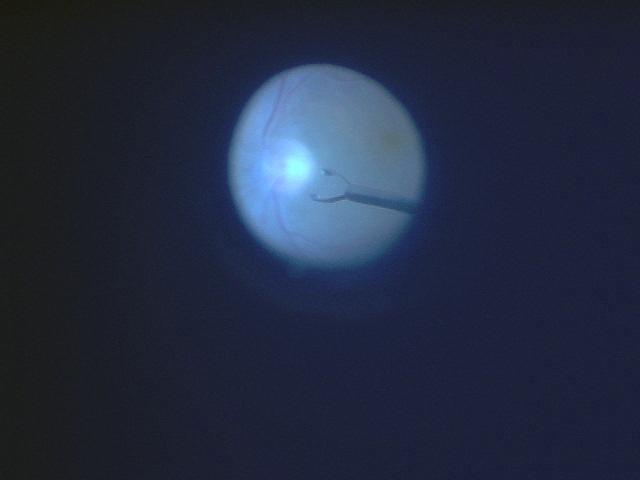
#> input picture project_data/a/000224.png, 640 x 480 px, given as the content of the folder project_data/b/, which was not available
$ python hw4_group.py   (older library calls are emulated)
#> lines starting #> are read from the running program, lines starting #| are printed output that depends on the picture; pictures that were not available may be replaced by others from this repository, and a replacement may not be noted
### toolsHW4.py
"""
Contains functions that are mainly used in all exercises of HW2
"""

# Imports
import numpy as np
import matplotlib.pyplot as plt
plt.rcParams['image.cmap'] = 'gray'
import time
from scipy.misc import imresize
from scipy.signal import convolve2d
import scipy.signal as signal
from itertools import chain
from skimage import feature, color
import os
import sys
from skimage.feature import match_template

################
# Load images from Folder
################

# [13 lines left out: functions load_images_from_folder, imagespaths_from_folder, not called in this run]

def imagesfilename_from_folder(folder):
    filenames = []
    for filename in os.listdir(folder):
        if filename != ".DS_Store":
            filenames.append(filename)
    return filenames

def min_max_eye(edge_map):
    indices_nonzero = edge_map.nonzero()

    xMin = indices_nonzero[0].min()
    xMax = indices_nonzero[0].max()
    yMin = indices_nonzero[1].min()
    yMax = indices_nonzero[1].max()

    return xMin, xMax, yMin, yMax

#####################################
# Find dominant color channel
#####################################
def find_dominant_channel(img):
    # find out which color channel is dominant
    # check for each channel if its mean is higher than the mean before
    om = 0
    for i in range(np.shape(img)[2]):
        nm = np.mean(img[:, :, i])
        if nm > om:
            om = nm
    return((i, om))


##############################################################################
#                        Functions to complete                               #
##############################################################################

################
# EXERCISE 1.1 #
################


# [80 lines left out: functions edge_map, fit_line, not called in this run]


################
# EXERCISE 1.3 #
################

def quadrat(x):
    return x ** 2

# [32 lines left out: function point_to_line_dist, not called in this run]


def detecingEyeCenterAndSize(image, threshold = 0.4): # edges,
    # detecing eyeCenter and size
    calcimage = image.copy()
    calcimage[calcimage < threshold] = 0

    xMin, xMax, yMin, yMax = min_max_eye(calcimage)
    xEyeCenter, yEyeCenter = None, None

    yEyeCenter = int((xMax + xMin) / 2)
    xEyeCenter = int((yMax + yMin) / 2)

    if (xMax - xMin) > (yMax - yMin):
        xEyeSize = int((xMax - xMin) / 2)
    else:
        xEyeSize = int((yMax - yMin) / 2)

    #edgesAroundEye = edges[xMin:xMax, yMin:yMax]

    #edge_pts = np.array(np.nonzero(edgesAroundEye), dtype=float).T
    # edge_pts_xy = edge_pts[:, ::-1]
    # edge_pts, edge_pts_xy,
    return  xEyeCenter, yEyeCenter, xEyeSize


# [206 lines left out: functions performRANSAC, mirrorTextureAt45Degree, rotateTexture90, rotateTexture180, rotateAndSumTexture, match_texture_patch and 1 more, not called in this run]

### toolsHW2.py
"""
Contains functions that are mainly used in all exercises of HW2
"""

# Imports
import numpy as np
import matplotlib.pyplot as plt
plt.rcParams['image.cmap'] = 'gray'
import time
from scipy.misc import imresize
from scipy.signal import convolve2d

def gauss1d(sigma, filter_length=10):
    # INPUTS
    # @ sigma         : standard deviation of gaussian distribution
    # @ filter_length : integer denoting the filter length, default is 10
    # OUTPUTS
    # @ gauss_filter  : 1D gaussian filter

    # if filter_length is even add one
    filter_length += ~filter_length % 2
    x = np.linspace(np.int(-filter_length/2),np.int(filter_length/2), filter_length)

    gauss_filter = np.exp(- (x ** 2) / (2 * (sigma ** 2)))

    gauss_filter = gauss_filter / np.sum(gauss_filter)
    return gauss_filter

def gauss2d(sigma, filter_size=10):
    # INPUTS
    # @ sigma           : standard deviation of gaussian distribution
    # @ filter_size     : integer denoting the filter size, default is 10
    # OUTPUTS
    # @ gauss2d_filter  : 2D gaussian filter

    # create a 1D gaussian filter
    gauss1d_filter = gauss1d(sigma, filter_size)[np.newaxis, :]
    # convolve it with its transpose

    gauss2d_filter = convolve2d(gauss1d_filter, np.transpose(gauss1d_filter))
#    gauss2d_filter = myconv2(gauss1d_filter, np.transpose(gauss1d_filter))
    return gauss2d_filter


# [57 lines left out: functions myconv, myconv2, not called in this run]

def gconv(image, sigma, filter_size, mode='full'):
    # Function that filters an image with a Gaussian filter
    # INPUTS
    # @ image         : 2D image
    # @ sigma         : the standard deviation of gaussian distribution
    # @ size          : the size of the filter
    # OUTPUTS
    # @ img_filtered  : filtered image with gaussian filter

    # Create 2D Gaussian filter
    gauss2d_filter = gauss2d(sigma, filter_size = filter_size)
    # Filter the image
    img_filtered = convolve2d(image, gauss2d_filter, mode= mode)
    # img_filtered   = myconv2(image, gauss2d_filter)

    return img_filtered

def DoG(img, sigma_1, sigma_2, filter_size, mode='full'):
    # Function that creates Difference of Gaussians (DoG) for given standard
    # deviations and filter size
    # INPUTS
    # @ img
    # @ img           : 2D image (MxN)
    # @ sigma_1       : standard deviation of of the first Gaussian distribution
    # @ sigma_2       : standard deviation of the second Gaussian distribution
    # @ filter_size   : the size of the filters
    # OUTPUTS
    # @ dog           : Difference of Gaussians of size
    #                   (M+filter_size-1)x(N_filter_size-1)

    img_f1 = gconv(img, sigma_1, filter_size, mode= mode)
    img_f2 = gconv(img, sigma_2, filter_size, mode= mode)
    dog = img_f1 - img_f2

    return dog

# [55 lines left out: functions blur_and_downsample, generate_gaussian_pyramid, not called in this run]

### hw4_group.py
# import sys
import matplotlib
matplotlib.rcParams['image.cmap'] = 'gray'
matplotlib.rcParams['image.interpolation'] = 'nearest'
import matplotlib.pyplot as plt
import matplotlib.patches as patches
import numpy as np
# from skimage import feature, color
from scipy.signal import convolve2d
import datetime
import time
from PIL import Image
import csv
import cv2
from toolsHW2 import *
from toolsHW4 import *
from skimage.feature import match_template

##############################################################################
#                           Main script starts here                          #
##############################################################################


# ##################
# Select the Dataset to Calculate 1:Dataset a  0:Dataset b
# ##################
# dataset = 1
for dataset in range(2):
    # ##################
    # Store the Detected Eye in an Image 1:Yes 0:No
    # ##################
    saveEyeTexture = 1

    if dataset == 1:
        folder = 'project_data/a/'
        folderEye = 'project_data/a_eye/'
        newfolder = 'solution_a/'
        solutionFilefolder = ''
        solutionFileName = 'solution_a'
        xFirstSolution, yFirstSolution = 348, 191
        eye_detect_threshold = 0.4
        use_DoG = 1
        use_sharpener = 1
        use_contrast_correction = 1
        use_gaussfilter_around_solution = 1
    else:
        folder = 'project_data/b/'
        folderEye = 'project_data/b_eye/'
        newfolder = 'solution_b/'
        solutionFilefolder = ''
        solutionFileName = 'solution_b'
        xFirstSolution, yFirstSolution = 439, 272
        eye_detect_threshold = 0.2
        use_DoG = 1
        use_sharpener = 1
        use_contrast_correction = 1
        use_gaussfilter_around_solution = 1

    os.makedirs(folderEye, exist_ok=True)
    os.makedirs(newfolder, exist_ok=True)

    xySolutions = []
    corrNew = []

    model_m, model_c = None, None
    ransac_iterations = 100
    ransac_threshold = 2
    n_samples = 2

    ratio = 0
    i = -4

    previous_m, previous_c = 0, 0
    xEyeCenter, yEyeCenter, xEyeSize = xFirstSolution,yFirstSolution,0
    previous_xEyeCenter, previous_yEyeCenter, previous_xEyeSize = xEyeCenter, yEyeCenter, xEyeSize
    first_xEyeSize = None

    eye_texture_origImg = None
    eye_texture_img = None
    previous_eye_texture_img = None
    previous_texture_img = None
    texture_patch = None
    previous_texture_patch = None
    previous_texture_patch_gen2 = None
    previous_texture_patch_gen3 = None
    first_texture_patch  = None
    corrdinateChange = tuple((0,0))
    locNew = tuple((1,1))
    locFirst = tuple((1,1))
    locGen1 = tuple((1,1))
    locGen2 = tuple((1,1))
    locGen3 = tuple((1,1))
    averageLoc = tuple((1,1))
    solutionInEye = tuple((1,1))

    sigma_1 = 1
    sigma_2 = 3
    filter_size = 30

    dominant_channel = 0

    xSolution, ySolution = xFirstSolution , yFirstSolution
    previous_xSolution, previous_ySolution = xFirstSolution, yFirstSolution

    # Load the images and sort the paths to the sequenced names
    filenames = imagesfilename_from_folder(folder)
    filenames = np.sort(filenames)

    # timestamp start
    ts1 = time.time()
    st = datetime.datetime.fromtimestamp(ts1).strftime('%Y-%m-%d %H:%M:%S')
    print(st)

    for index, filename in enumerate(filenames): # loop through all images in folder
        filename = filenames[index]
        print(filename)
        name, filetype = filename[:i], filename[i:]
        newfilename = str(name)+"_solution"+str(filetype)

        filepath = os.path.join(folder,filename)
        newfilepath = os.path.join(newfolder, newfilename)
        eyefilepath = os.path.join(folderEye, filename)

        origImage = plt.imread(filepath)
#> origImage is the input picture: shape (480, 640, 3) float32; mean R, G, B 0.137, 0.17, 0.254
        hist, bins = np.histogram(origImage.ravel(), 256, [0, 256], density=True)
#> hist = 256 values, max 0.998 at index 0, min 0 at index 2, mean 0.00391; bins = 257 values from 0 to 256

        # ##################
        # Color or Grayscale
        # ##################
        previous_dominant_channel = dominant_channel
        dominant_channel = find_dominant_channel(origImage)[0] # set to -1 if you want color approach
#> the loop in find_dominant_channel, `for i in range(np.shape(img)[2]):` made 3 passes
#> (nm, om) on passes 1 to 3: (0.137, 0.137), (0.17, 0.17), (0.254, 0.254)
#> after the loop in find_dominant_channel, `for i in range(np.shape(img)[2]):`: om = 0.254
#> dominant_channel = 2

        if previous_dominant_channel != dominant_channel:
            print("Dominant_channel changed from "+str(previous_dominant_channel)+" to "+str(dominant_channel))
#| Dominant_channel changed from 0 to 2

        if dominant_channel > -1:
            image = origImage[:, :, dominant_channel]
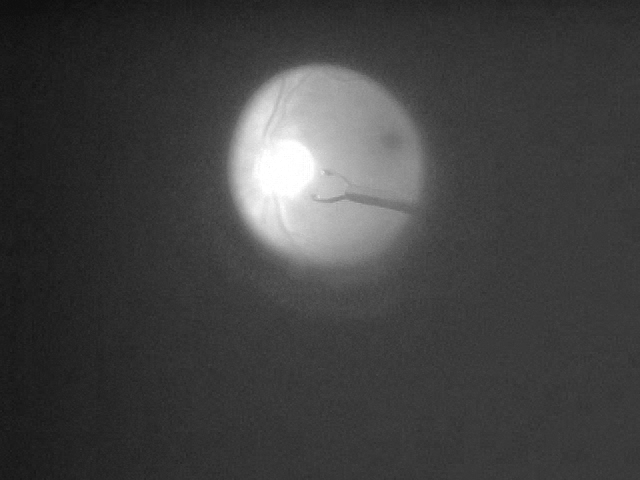
#> image: shape (480, 640) float32; min 0.0549, max 1, mean 0.254
        else:
            image = origImage
        # end Color or Grayscale
        # ##################

        # ##################
        # Detect EyeCenter And Size
        # ##################
        previous_xEyeCenter, previous_yEyeCenter,previous_xEyeSize = xEyeCenter, yEyeCenter, xEyeSize
        xEyeCenter, yEyeCenter, xEyeSize = detecingEyeCenterAndSize(image,eye_detect_threshold) # edges
#> in detecingEyeCenterAndSize, `calcimage[calcimage < threshold] = 0`:
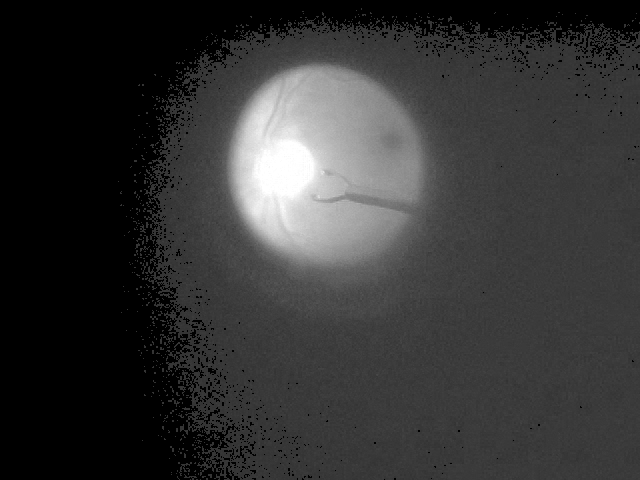
#> calcimage: shape (480, 640) float32; min 0, max 1, mean 0.205
#> in min_max_eye, `indices_nonzero = edge_map.nonzero()`: indices_nonzero = 204933 positions, rows 8 to 479, columns 118 to 639
#> in min_max_eye, `xMin = indices_nonzero[0].min()`: xMin = 8
#> in min_max_eye, `xMax = indices_nonzero[0].max()`: xMax = 479
#> in min_max_eye, `yMin = indices_nonzero[1].min()`: yMin = 118
#> in min_max_eye, `yMax = indices_nonzero[1].max()`: yMax = 639
#> in detecingEyeCenterAndSize, `xMin, xMax, yMin, yMax = min_max_eye(calcimage)`: xMin = 8; xMax = 479; yMin = 118; yMax = 639
#> in detecingEyeCenterAndSize, `yEyeCenter = int((xMax + xMin) / 2)`: yEyeCenter = 243
#> in detecingEyeCenterAndSize, `xEyeCenter = int((yMax + yMin) / 2)`: xEyeCenter = 378
#> in detecingEyeCenterAndSize, `xEyeSize = int((yMax - yMin) / 2)`: xEyeSize = 260
#> xEyeCenter = 378; yEyeCenter = 243; xEyeSize = 260
        newEyeCenterDifference = tuple((int(yEyeCenter - previous_yEyeCenter), int(xEyeCenter - previous_xEyeCenter)))
#> newEyeCenterDifference = (-29, -61)
        print("EyeCenter X:"+str(xEyeCenter)+" Y:"+str(yEyeCenter)+"Previous Diff:"+str(newEyeCenterDifference[1])+" Y:"+str(newEyeCenterDifference[0]))
#| EyeCenter X:378 Y:243Previous Diff:-61 Y:-29

        if first_xEyeSize is None:
            first_xEyeSize = xEyeSize
#> first_xEyeSize = 260

        # end Detect EyeCenter And Size
        # ##################

        # ##################
        # tried calculate RANSAC in a first attempt
        # ##################
        # model_m, model_c = performRANSAC(edge_pts, edge_pts_xy, ransac_iterations, ransac_threshold, n_samples, ratio)
        #
        # m = model_m
        # c = model_c
        # end calculate RANSAC
        # ##################

        # ##################
        # show a line at the calculated RANSAC
        # ##################
        # x = np.arange(image.shape[1])
        # y = model_m * x + model_c
        # print("m="+str(model_m)+"+c="+str(model_c)+"---Diff from previous m="+str(model_m-previous_m))
        # previous_m, previous_c = model_m, model_c
        #
        # if m != 0 or c != 0:
        #     plt.plot(x, y, 'r')
        # end show a line at the calculated RANSAC
        # ##################

        sys.stdout.write('\r')
        ts = time.time()
        st = datetime.datetime.fromtimestamp(ts).strftime('%Y-%m-%d %H:%M:%S')
        print(st)

        f2 = plt.figure()

        # ##################
        # show the current image
        # ##################
        # plt.imshow(image)
        # end the current image
        # ##################

        first_EyeRadius = first_xEyeSize
#> first_EyeRadius = 260
        square = int(first_xEyeSize / 2) + 26
#> square = 156
        h, w = square, square
#> h = 156; w = 156
        eye_gaussfilter = gauss2d(square, filter_size= first_EyeRadius * 2 + 1)
#> in gauss1d, `gauss_filter = np.exp(- (x ** 2) / (2 * (sigma ** 2)))`: gauss_filter = 521 values, max 1 at index 260, min 0.249 at index 0, mean 0.679
#> in gauss1d, `gauss_filter = gauss_filter / np.sum(gauss_filter)`: gauss_filter = 521 values, max 0.00283 at index 260, min 0.000705 at index 0, mean 0.00192
#> in gauss2d, `gauss2d_filter = convolve2d(gauss1d_filter, np.transpose(gauss1d_filte..`:
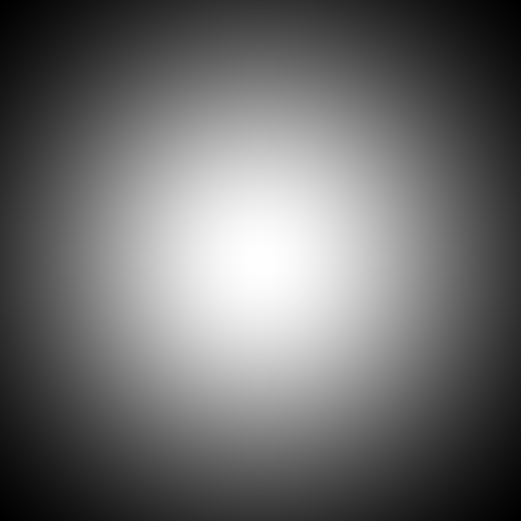
#> gauss2d_filter: shape (521, 521) float64; min 4.96e-07, max 7.98e-06, mean 3.68e-06; drawn with min black and max white
        gaussfilter = gauss2d(square, filter_size= square * 2 + 1)
#> call 2 of gauss2d, with sigma = 156, filter_size = 313
#> in gauss2d (call 2), `gauss2d_filter = convolve2d(gauss1d_filter, np.transpose(gauss1d_filte..`:
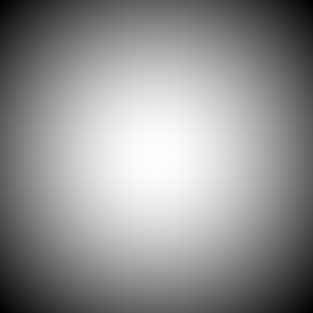
#> gauss2d_filter: shape (313, 313) float64; min 5.14e-06, max 1.4e-05, mean 1.02e-05; drawn with min black and max white

        nonGaussfilter = np.zeros((square * 2 + 1, square * 2 + 1))
        nonGaussfilter[nonGaussfilter == 0] = 1

        # ##################
        # pick a texture_img around the previous xySolution
        # ##################
        if dominant_channel > -1: # greyscale approach
            texture_img = image[ySolution - h:ySolution + h + 1,xSolution - w :xSolution + w + 1]
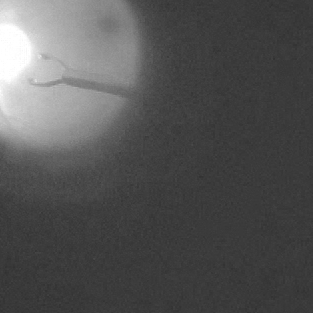
#> texture_img: shape (313, 313) float32; min 0.188, max 1, mean 0.327

            eye_texture_origImg = origImage[yEyeCenter - first_EyeRadius:yEyeCenter + first_EyeRadius + 1,
                              xEyeCenter - first_EyeRadius:xEyeCenter + first_EyeRadius + 1]

            eye_texture_img = image[yEyeCenter - first_EyeRadius  :yEyeCenter + first_EyeRadius  + 1,
                          xEyeCenter - first_EyeRadius :xEyeCenter + first_EyeRadius  + 1]
            solutionInEye = tuple((first_EyeRadius + (ySolution - yEyeCenter),first_EyeRadius + (xSolution - xEyeCenter)))
#> solutionInEye = (289, 321)

            # ##################
            # create eye_gaussfilter around the ≈ xySolution
            if use_gaussfilter_around_solution == 1:
                eye_gaussfilter = np.zeros((first_EyeRadius * 2 + 1, first_EyeRadius * 2 + 1))
                eye_gaussfilter[eye_gaussfilter == 0] = gaussfilter[0][0] # set at least the value of the lowest gaussfilter
#> eye_gaussfilter: shape (521, 521) float64; every value is 5.14e-06

                filterShape = np.shape(gaussfilter)
#> filterShape = (313, 313)
                eyefilterShape = np.shape(eye_gaussfilter)
#> eyefilterShape = (521, 521)

                maxRangeX = filterShape[1]
#> maxRangeX = 313
                maxRangeY = filterShape[0]
#> maxRangeY = 313

                startIndexX = w
#> startIndexX = 156
                startIndexY = h
#> startIndexY = 156

                usedGaussfilter = nonGaussfilter # gaussfilter

                if solutionInEye[0] +  h + 1 > eyefilterShape[0]:
                    startIndexY = (solutionInEye[0] +  h + 1 - eyefilterShape[0]) + h
                    usedGaussfilter = nonGaussfilter

                if solutionInEye[1] + w + 1 > eyefilterShape[1]:
                    startIndexX = (solutionInEye[1] +  w + 1 - eyefilterShape[1]) + w
                    usedGaussfilter = nonGaussfilter

                for indexX in range(maxRangeX):
                    for indexY in range(maxRangeY):
                        eye_gaussfilter[solutionInEye[0] - startIndexY + indexY][solutionInEye[1] - startIndexX + indexX] = gaussfilter[indexX][indexY]
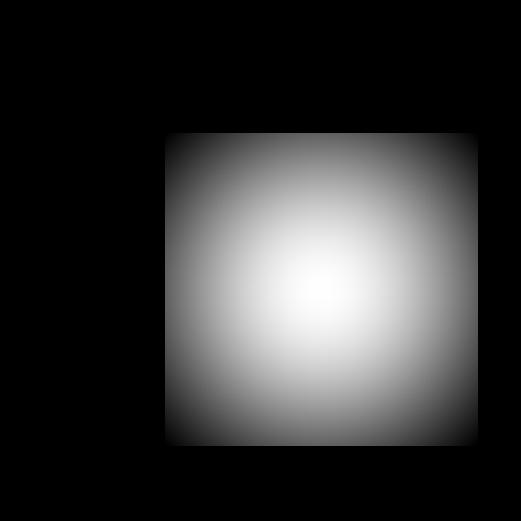
#> eye_gaussfilter: shape (521, 521) float64; min 5.14e-06, max 1.4e-05, mean 6.97e-06; drawn with min black and max white

            # end create eye_gaussfilter around the previous xySolution
            # ##################

            if use_sharpener == 1:
                sharp = np.asarray([0, 0, 0, 0, 4, 0, 0, 0, 0]).reshape((1, 9))
                eye_texture_img = convolve2d(eye_texture_img, sharp, mode='same', boundary='fill', fillvalue=0)

            if use_contrast_correction == 1:
                min = np.min(eye_texture_img)
#> min = 0.533
                max = np.max(eye_texture_img)
#> max = 1.04
                eye_texture_imgShape = np.shape(eye_texture_img)
#> eye_texture_imgShape = (17, 521)

                for indexX in range(eye_texture_imgShape[1]):
                  for indexY in range(eye_texture_imgShape[0]):
                    eye_texture_img[indexY][indexX] = (eye_texture_img[indexY][indexX] - min) / (max - min) * 255

            if use_DoG == 1:
                eye_texture_img = DoG(eye_texture_img, sigma_1, sigma_2, filter_size, "same")

#> (the run stopped early here; a loop or call above may not have finished)
